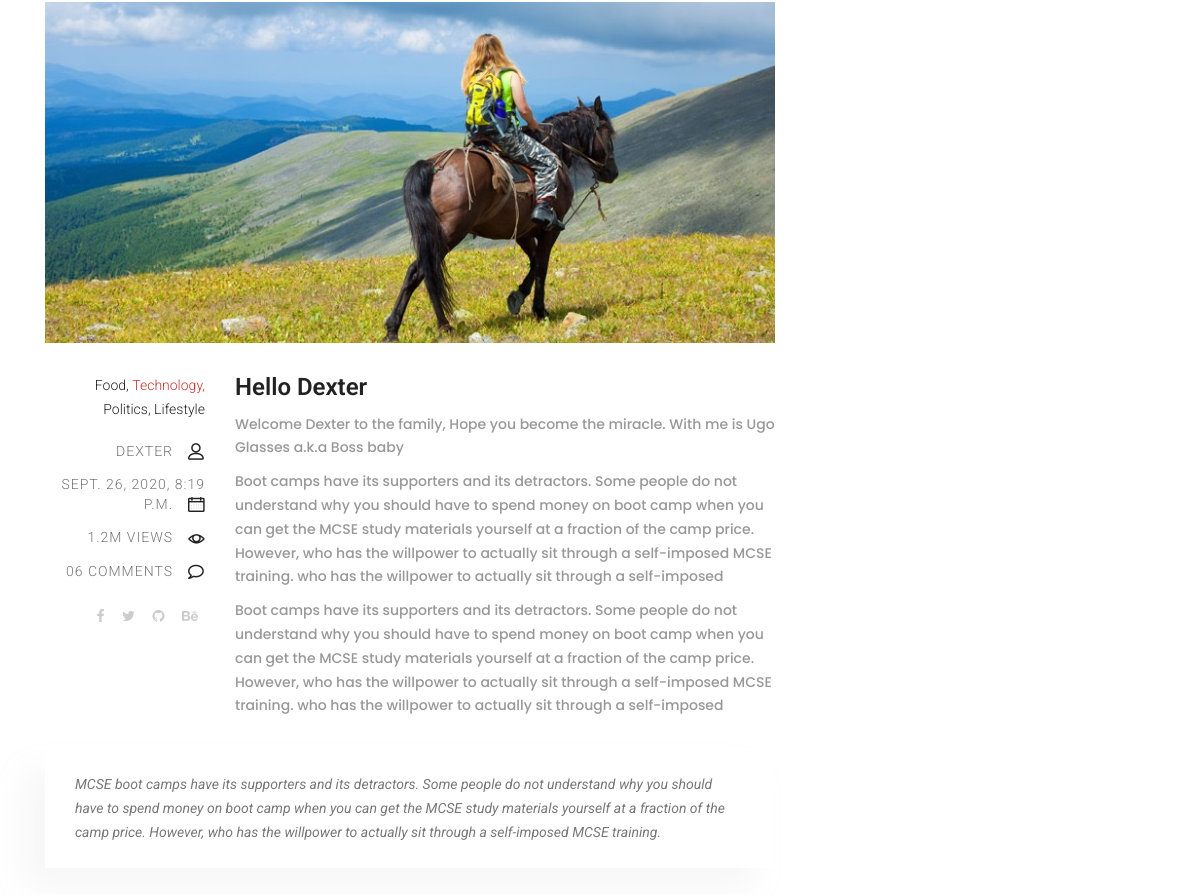
/blog/1/ (signed in, middle part), run on an earlier commit of the app's database.
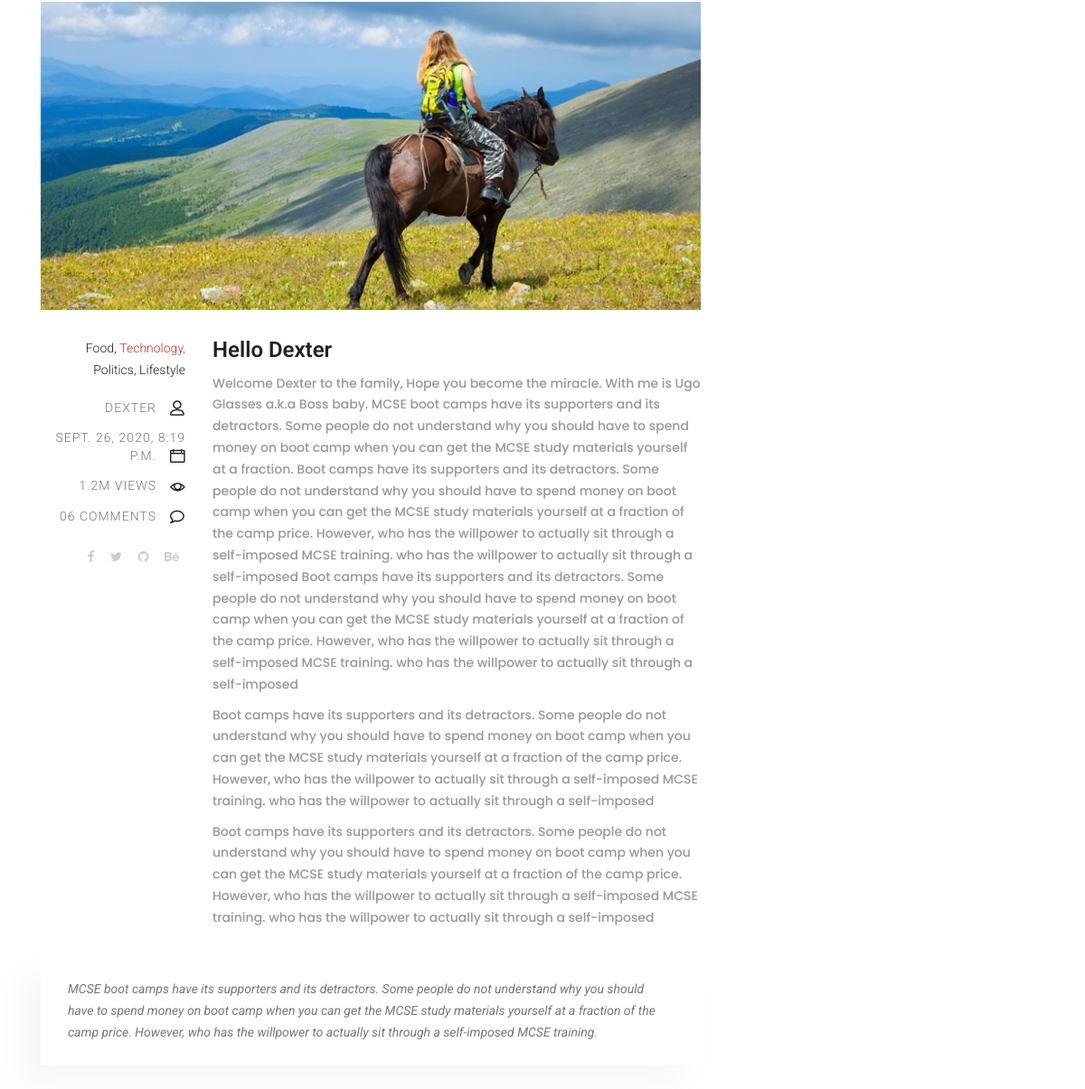
And on a later commit of the database.
### blog/models.py (models this page shows, shortened)
class Post(models.Model):
    title = models.CharField(max_length=255)
    author = models.ForeignKey(
        get_user_model(),
        on_delete=models.CASCADE,
    )
    body = models.TextField()
    created_at = models.DateTimeField(auto_now_add=True)

### users/models.py (models this page shows)
class CustomUser(AbstractUser):
    age = models.PositiveIntegerField(null=True, blank=True)

### blog/views.py (the view)
# urls.py: path('<int:pk>/', BlogDetailView.as_view(), name='blog_detail'),
class BlogDetailView(LoginRequiredMixin, DetailView):
    model = Post
    template_name = 'blog_detail.html'
    login_url = 'login'

### templates/blog_detail.html (shortened to what this page needs)
{% extends 'base3.html' %}
{% block content %}
    <section class="blog_area single-post-area p_120">
        <div class="container">
            <div class="row">
                <div class="col-lg-8 posts-list">
                    <div class="single-post row">
                        <div class="col-lg-12">
                            <div class="feature-img">
                                <img class="img-fluid" src="img/blog/feature-img1.jpg" alt="">
                            </div>
                        </div>
                        <div class="col-lg-3  col-md-3">
                            <div class="blog_info text-right">
                                <div class="post_tag">
                                    <a href="#">Food,</a>
                                    <a class="active" href="#">Technology,</a>
                                    <a href="#">Politics,</a>
                                    <a href="#">Lifestyle</a>
                                </div>
                                <ul class="blog_meta list">
                                    <li><a href="#">{{ post.author }}<i class="lnr lnr-user"></i></a></li>
                                    <li><a href="#">{{ post.created_at }}<i class="lnr lnr-calendar-full"></i></a></li>
                                    <li><a href="#">1.2M Views<i class="lnr lnr-eye"></i></a></li>
                                    <li><a href="#">06 Comments<i class="lnr lnr-bubble"></i></a></li>
                                </ul>
                                <ul class="social-links">
                                    <li><a href="#"><i class="fa fa-facebook"></i></a></li>
                                    <li><a href="#"><i class="fa fa-twitter"></i></a></li>
                                    <li><a href="#"><i class="fa fa-github"></i></a></li>
                                    <li><a href="#"><i class="fa fa-behance"></i></a></li>
                                </ul>
                            </div>
                        </div>
                        <div class="col-lg-9 col-md-9 blog_details">
                            <h2>{{ post.title }}</h2>
                            <p class="excert">
                                {{ post.body }}                            </p>
                            <p>
                                Boot camps have its supporters and its detractors. Some people do not understand why you should have to spend money on boot camp when you can get the MCSE study materials yourself at a fraction of the camp price. However, who has the willpower to actually sit through a self-imposed MCSE training. who has the willpower to actually sit through a self-imposed
                            </p>
                            <p>
                                Boot camps have its supporters and its detractors. Some people do not understand why you should have to spend money on boot camp when you can get the MCSE study materials yourself at a fraction of the camp price. However, who has the willpower to actually sit through a self-imposed MCSE training. who has the willpower to actually sit through a self-imposed
                            </p>
                        </div>
                        <div class="col-lg-12">
                            <div class="quotes">
                                MCSE boot camps have its supporters and its detractors. Some people do not understand why you should have to spend money on boot camp when you can get the MCSE study materials yourself at a fraction of the camp price. However, who has the willpower to actually sit through a self-imposed MCSE training.
                            </div>
                </div>
            </div>
        </div>
    </section>
{% endblock content %}

What changed in the data, as far as the page shows it:
changed Post "Hello Dexter": body "Welcome Dexter to the family, Hope you become the miracle. With me is Ugo Glasses a.k.a Boss baby" → "…Ugo Glasses a.k.a Boss baby. MCSE boot camps have its supporters and its detractors. Some people do not understand why you should have to spend money on boot camp when you can get the MCSE study materials yourself at a fraction. Boot camps have its supporters and its detractors. Some people do not understand why you should have to spend money on boot camp when you can get the MCSE study materials yourself at a fraction of the camp price. However, who has the willpower to actually sit through a self-imposed MCSE training. who has the willpower to actually sit through a self-imposed Boot camps have its supporters and its detractors. Some people do not understand why you should have to spend…"
